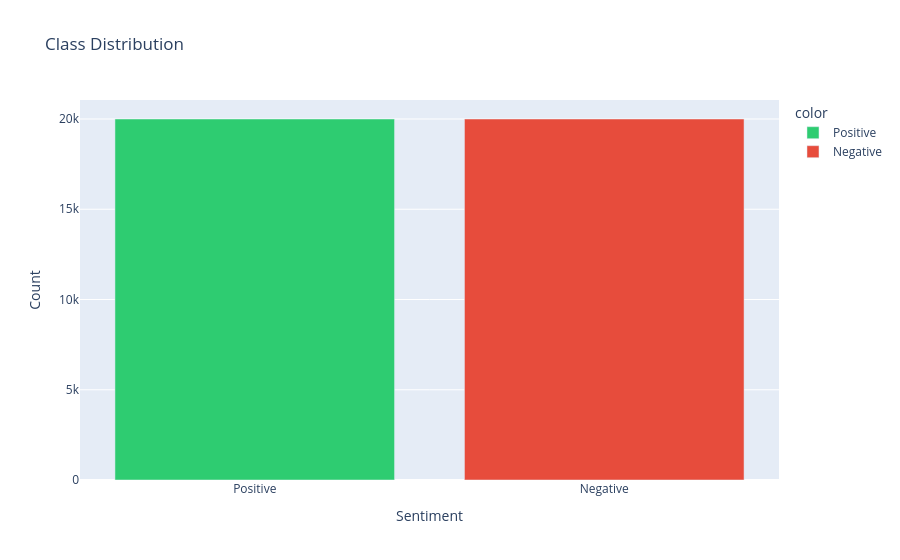
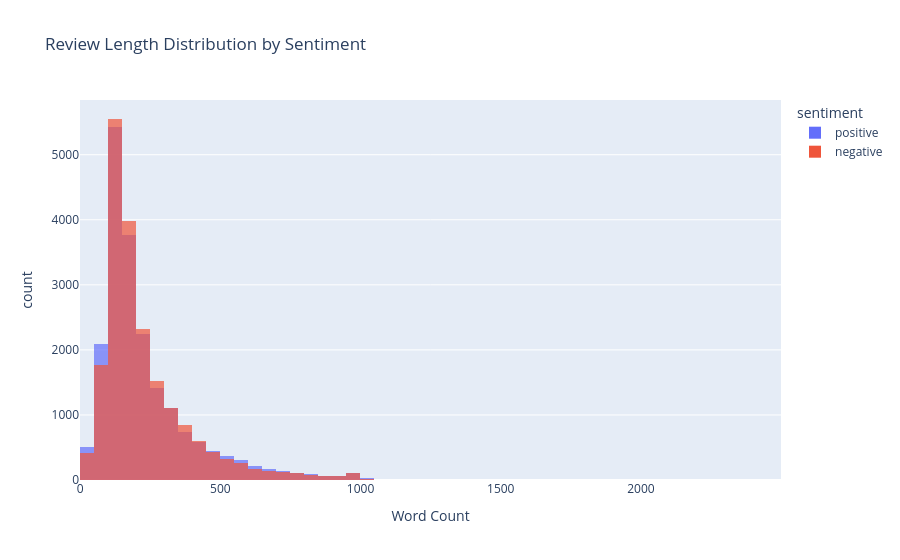
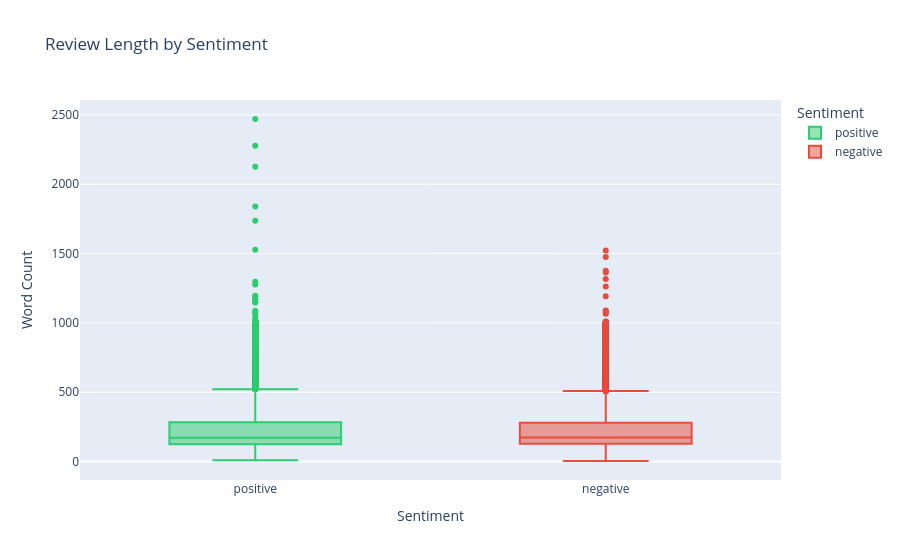

Notebook code cell kept with these figures, in order:
### Markdown cell above
## EDA Summary

### Dataset Overview
- Total reviews: 40,000
- Features: review (text), sentiment (target)
- No null values found

### Class Distribution
- Positive: 20,000 (50%)
- Negative: 20,000 (50%)
- Perfectly balanced — no class imbalance handling needed

### Review Length (Word Count)
- Average: 231 words
- Shortest: 4 words
- Longest: 2,470 words
- 50% of reviews are under 173 words
- Wide range suggests diverse writing styles

### Key Conclusions
- Clean dataset, no missing data
- Balanced classes simplify modeling
- Text length varies significantly — TF-IDF handles this naturally

### Code cell
# 1. Class Distribution
fig1 = px.bar(
    x=['Positive', 'Negative'],
    y=[20000, 20000],
    color=['Positive', 'Negative'],
    title='Class Distribution',
    labels={'x': 'Sentiment', 'y': 'Count'},
    color_discrete_map={'Positive': '#2ecc71', 'Negative': '#e74c3c'}
)
fig1.show()

# 2. Review Length Distribution
fig2 = px.histogram(
    df,
    x='review_length',
    color='sentiment',
    nbins=50,
    title='Review Length Distribution by Sentiment',
    labels={'review_length': 'Word Count', 'count': 'Number of Reviews'},
    barmode='overlay',
    opacity=0.7
)
fig2.show()

# 3. Box plot - review length by sentiment
fig3 = px.box(
    df,
    x='sentiment',
    y='review_length',
    color='sentiment',
    title='Review Length by Sentiment',
    labels={'review_length': 'Word Count', 'sentiment': 'Sentiment'},
    color_discrete_map={'positive': '#2ecc71', 'negative': '#e74c3c'}
)
fig3.show()

### Figure 1 — Plotly figure (JSON) as saved in the notebook; plotly's stock layout.template omitted (floating-point values rounded to 4 significant figures)
{"data": [{"alignmentgroup": "True", "hovertemplate": "color=Positive<br>Sentiment=%{x}<br>Count=%{y}<extra></extra>", "legendgroup": "Positive", "marker": {"color": "#2ecc71", "pattern": {"shape": ""}}, "name": "Positive", "offsetgroup": "Positive", "orientation": "v", "showlegend": true, "textposition": "auto", "type": "bar", "x": ["Positive"], "xaxis": "x", "y": [20000], "yaxis": "y"}, {"alignmentgroup": "True", "hovertemplate": "color=Negative<br>Sentiment=%{x}<br>Count=%{y}<extra></extra>", "legendgroup": "Negative", "marker": {"color": "#e74c3c", "pattern": {"shape": ""}}, "name": "Negative", "offsetgroup": "Negative", "orientation": "v", "showlegend": true, "textposition": "auto", "type": "bar", "x": ["Negative"], "xaxis": "x", "y": [20000], "yaxis": "y"}], "layout": {"barmode": "relative", "legend": {"title": {"text": "color"}, "tracegroupgap": 0}, "title": {"text": "Class Distribution"}, "xaxis": {"anchor": "y", "domain": [0, 1], "title": {"text": "Sentiment"}}, "yaxis": {"anchor": "x", "domain": [0, 1], "title": {"text": "Count"}}}}

### Figure 2 — Plotly figure (JSON) as saved in the notebook; plotly's stock layout.template omitted (floating-point values rounded to 4 significant figures; data arrays with more than 128 entries replaced by an {"elided": "..."} marker saying what was removed)
{"data": [{"alignmentgroup": "True", "bingroup": "x", "hovertemplate": "sentiment=positive<br>Word Count=%{x}<br>count=%{y}<extra></extra>", "legendgroup": "positive", "marker": {"color": "#636efa", "opacity": 0.7, "pattern": {"shape": ""}}, "name": "positive", "nbinsx": 50, "offsetgroup": "positive", "orientation": "v", "showlegend": true, "type": "histogram", "x": {"elided": "20000 int values"}, "xaxis": "x", "yaxis": "y"}, {"alignmentgroup": "True", "bingroup": "x", "hovertemplate": "sentiment=negative<br>Word Count=%{x}<br>count=%{y}<extra></extra>", "legendgroup": "negative", "marker": {"color": "#EF553B", "opacity": 0.7, "pattern": {"shape": ""}}, "name": "negative", "nbinsx": 50, "offsetgroup": "negative", "orientation": "v", "showlegend": true, "type": "histogram", "x": {"elided": "20000 int values"}, "xaxis": "x", "yaxis": "y"}], "layout": {"barmode": "overlay", "legend": {"title": {"text": "sentiment"}, "tracegroupgap": 0}, "title": {"text": "Review Length Distribution by Sentiment"}, "xaxis": {"anchor": "y", "domain": [0, 1], "title": {"text": "Word Count"}}, "yaxis": {"anchor": "x", "domain": [0, 1], "title": {"text": "count"}}}}

### Figure 3 — Plotly figure (JSON) as saved in the notebook; plotly's stock layout.template omitted (floating-point values rounded to 4 significant figures; data arrays with more than 128 entries replaced by an {"elided": "..."} marker saying what was removed)
{"data": [{"alignmentgroup": "True", "hovertemplate": "Sentiment=%{x}<br>Word Count=%{y}<extra></extra>", "legendgroup": "positive", "marker": {"color": "#2ecc71"}, "name": "positive", "notched": false, "offsetgroup": "positive", "orientation": "v", "showlegend": true, "type": "box", "x": {"elided": "20000 str values"}, "x0": " ", "xaxis": "x", "y": {"elided": "20000 int values"}, "y0": " ", "yaxis": "y"}, {"alignmentgroup": "True", "hovertemplate": "Sentiment=%{x}<br>Word Count=%{y}<extra></extra>", "legendgroup": "negative", "marker": {"color": "#e74c3c"}, "name": "negative", "notched": false, "offsetgroup": "negative", "orientation": "v", "showlegend": true, "type": "box", "x": {"elided": "20000 str values"}, "x0": " ", "xaxis": "x", "y": {"elided": "20000 int values"}, "y0": " ", "yaxis": "y"}], "layout": {"boxmode": "overlay", "legend": {"title": {"text": "Sentiment"}, "tracegroupgap": 0}, "title": {"text": "Review Length by Sentiment"}, "xaxis": {"anchor": "y", "categoryarray": ["positive", "negative"], "categoryorder": "array", "domain": [0, 1], "title": {"text": "Sentiment"}}, "yaxis": {"anchor": "x", "domain": [0, 1], "title": {"text": "Word Count"}}}}
